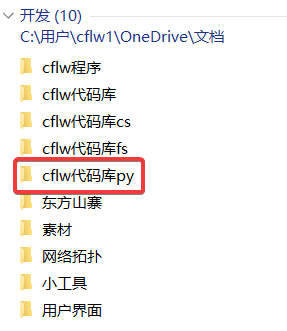
#> input picture 文档/图片/使用说明1.png, 287 x 331 px
$ python '图片提取水印.py' '../文档/图片/使用说明1.png'
#> lines starting #> are read from the running program, lines starting #| are printed output that depends on the picture
### cflw代码库py/cflw图像.py
import enum
import functools
from PIL import Image, ImageDraw	#pillow
from . import cflw数学 as 数学
from . import cflw数学_向量 as 向量
from . import cflw数学_图形 as 图形
class E定位(enum.IntEnum):
	e左上 = enum.auto()
	e中上 = enum.auto()
	e右上 = enum.auto()
	e左中 = enum.auto()
	e中间 = enum.auto()
	e右中 = enum.auto()
	e左下 = enum.auto()
	e中下 = enum.auto()
	e右下 = enum.auto()
class E寻址(enum.IntEnum):
	e环绕 = enum.auto()
	e镜面 = enum.auto()
	e夹取 = enum.auto()
	e颜色 = enum.auto()
class E采样(enum.IntEnum):
	e最近点 = enum.auto()
	e线性 = enum.auto()
class C模式:
	c二值 = "1"
	c灰度 = "L"
	c红绿蓝 = "RGB"
	c红绿蓝阿 = "RGBA"
	c印刷四色 = "CMYK"
	rgb = "RGB"
	rgba = "RGBA"
	cmyk = "CMYK"
c水印掩码 = 3
c水印透明度 = 0.05
# [8 lines left out: functions fe坐标, fc图像, not called in this run]
def F坐标到索引(a尺寸: tuple):
	return lambda x, y: int(y * a尺寸[0] + x)
#===============================================================================
# 简单计算
#===============================================================================
#像素
def f双像素运算m(a像素0: tuple, a像素1: tuple, af运算s):
	return tuple(af运算s(v像素1, v像素2) for v像素1, v像素2 in zip(a像素0, a像素1))
def F双像素运算m(a像素0: tuple, a像素1: tuple, af运算s):
	return functools.partial(f双像素运算m, af运算s = af运算s)
def f单像素运算m(a像素: tuple, af运算s):
	return tuple(af运算s(v像素) for v像素 in a像素)
def F单像素运算m(a像素: tuple, af运算s):
	return functools.partial(f单像素运算m, af运算s = af运算s)
#类型转换
# [25 lines left out: functions ft尺寸, ft颜色, not called in this run]
#===============================================================================
# 像素读写
#===============================================================================
def f像素写m(a像素: tuple, a写: tuple, a掩码: int):
	"多通道"
	return f双像素运算m(a像素, a写, functools.partial(f像素写s, a掩码 = a掩码))
def f像素写s(a像素: int, a写: int, a掩码: int):
	"单通道"
	return (a像素 & ~a掩码) | (a写 & a掩码)
def f像素读m(a像素: tuple, a掩码: int):
	"多通道"
	return f单像素运算m(a像素, functools.partial(f像素读s, a掩码 = a掩码))
def f像素读s(a像素: int, a掩码: int):
	"单通道"
	return a像素 & a掩码
def f颜色缩小m(a像素: tuple, a掩码: int):
	"多通道"
	return f单像素运算m(a像素, functools.partial(f颜色缩小s, a掩码 = a掩码))
def f颜色缩小s(a像素: int, a掩码: int):
	"单通道"
	return a像素 // (256 // (a掩码 + 1))
def f颜色放大m(a像素: tuple, a掩码: int):
	"多通道"
	return f单像素运算m(a像素, functools.partial(f颜色放大s, a掩码 = a掩码))
def f颜色放大s(a像素: int, a掩码: int):
	"单通道"
	return a像素 * 255 // a掩码
#===============================================================================
# 二维图像计算
#===============================================================================
def f对(af0, af1, a: tuple):
	return af0(a[0]), af1(a[1])
def f内(a坐标: int, a尺寸: int):
	return a坐标 if 数学.fi限制内(a坐标, 0, a尺寸 - 1) else None
# [16 lines left out: function f计算偏移, not called in this run]
def F寻址_相对(a偏移: tuple):
	"给定新尺寸坐标, 计算出原尺寸坐标"
	return lambda x, y: (x - a偏移[0], y - a偏移[1])
# [30 lines left out: functions F寻址_环绕, F寻址_镜面, F寻址_夹取, F寻址_颜色, F取像素, not called in this run]
#===============================================================================
# 混合,像素必需是rgba字节整数格式
#===============================================================================
def f颜色混合_正常(c0: int, a0: int, c1: int, a1: int):
	return c0 * (255 - a1) // 255 + c1 * a1 // 255
def f颜色混合_叠加(c0: int, a0: int, c1: int, a1: int):
	return (c0 * a0 // 255 + c1 * a1 // 255) % 255
def f颜色混合_叠底(c0: int, a0: int, c1: int, a1: int):
	return (c0 * a0 // 255 - c1 * a1 // 255) % 255
# [8 lines left out: function f像素混合, not called in this run]
def f像素混合_正常(a像素0: tuple, a像素1: tuple):
	return f像素混合(a像素0, a像素1, f颜色混合_正常, max)
def f像素混合_叠加(a像素0: tuple, a像素1: tuple):
	return f像素混合(a像素0, a像素1, f颜色混合_叠加, max)
def f像素混合_叠底(a像素0: tuple, a像素1: tuple):
	return f像素混合(a像素0, a像素1, f颜色混合_叠底, max)
#===============================================================================
# 通用图像处理
#===============================================================================
# [23 lines left out: functions f调整画布大小, f平铺图像, not called in this run]
def f调整图像大小(a图像, a尺寸, a采样 = E采样.e线性):
	raise NotImplementedError()
# [25 lines left out: functions f单图像像素运算, f双图像像素运算_顺序, f双图像像素运算_对齐, not called in this run]
#===============================================================================
# 特殊图像处理
#===============================================================================
def f添加最低有效位水印(a图像, a水印, a掩码 = c水印掩码):
	return f双图像像素运算_顺序(a图像, a水印, lambda a像素, a写: f像素写m(a像素, f颜色缩小m(a写, a掩码), a掩码))
def f提取最低有效位水印(a图像, a掩码 = c水印掩码):
	return Image.eval(a图像, lambda a像素: f颜色放大s(f像素读s(a像素, a掩码), a掩码))
# [11 lines left out: function f添加透明水印, not called in this run]

### cflw代码库py/cflw数学_向量.py
import math
from . import cflw数学 as 数学
from . import cflw数学_矩阵 as 矩阵
#===============================================================================
# 任意向量
#===============================================================================
class S向量:
	def __init__(self, n, *t):
		self.m值 = list(t)
# [11 lines left out: function fc向量, not called in this run]
#===============================================================================
# 向量2
#===============================================================================
class S向量2:
	def __init__(self, ax = 0, ay = 0):
		self.x = ax
		self.y = ay
	def __str__(self):
		return "(" + str(self.x) + ", " + str(self.y) + ")"
	@staticmethod
	def fc方向r(a大小, a方向):
		return S向量2(math.cos(a方向) * a大小, math.sin(a方向) * a大小)
	# [38 lines left out: functions fc方向d, __add__, __sub__, __mul__, __truediv__, not called in this run]
	def fg大小(self):
		return math.hypot(self.x, self.y)
	def fg方向r(self):
		return math.atan2(self.y, self.x)
	def fg方向d(self):
		return math.degrees(self.fg方向r())
	# [8 lines left out: functions fg到点距离, fg到点方向r, not called in this run]
	def fg到点方向d(self, a点):
		return math.degrees(self.fg到点方向r(a点))
	# [8 lines left out: functions fs大小, fs方向r, not called in this run]
	def fs方向d(self, a方向):
		self.fs方向r(math.radians(a方向))
	def f点乘(self, a向量):
		return self.x * a向量.x + self.y * a向量.y
	def ft向量3(self, az = 0):
		return S向量3(self.x, self.y, az)
	def ft向量4(self, az = 0, aw = 0):
		return S向量4(self.x, self.y, az, aw)
	def ft元组(self):
		return (self.x, self.y)
	def ft极向量2(self):
		return S极向量2.fc直角(self.x, self.y)
	m大小 = property(fg大小, fs大小, None, "向量大小")
	m方向r = property(fg方向r, fs方向r, None, "向量方向(弧度)")
	m方向d = property(fg方向d, fs方向d, None, "向量方向(度)")
S向量2.c零 = S向量2(0, 0)
#===============================================================================
# 向量3
#===============================================================================
class S向量3:
	def __init__(self, ax = 0, ay = 0, az = 0):
		self.x = ax
		self.y = ay
		self.z = az
	# [11 lines left out: functions __add__, __mul__, not called in this run]
	def fg大小(self):
		return 数学.f平方和的平方根(self.x, self.y, self.z)
	# [5 lines left out: function fs大小, not called in this run]
	def f点乘(self, a向量):
		return self.x * a向量.x + self.y * a向量.y + self.z * a向量.z
	# [6 lines left out: function f叉乘, not called in this run]
	def ft向量2(self):
		return S向量2(self.x, self.y)
	def ft向量4(self, aw = 0):
		return S向量4(self.x, self.y, self.z, aw)
	def ft元组(self):
		return (self.x, self.y, self.z)
	m大小 = property(fg大小, fs大小, None, "向量大小")
S向量3.c零 = S向量3(0, 0, 0)
#===============================================================================
# 向量4
#===============================================================================
class S向量4:
	def __init__(self, ax = 0, ay = 0, az = 0, aw = 0):
		self.x = ax
		self.y = ay
		self.z = az
		self.w = aw
	# [45 lines left out: functions __mul__, __getitem__, __setitem__, __iter__, not called in this run]
	def fg大小(self):
		return 数学.f平方和的平方根(self.x, self.y, self.z, self.w)
	# [6 lines left out: function fs大小, not called in this run]
	def f点乘(self, a向量):
		return self.x * a向量.x + self.y * a向量.y + self.z * a向量.z + self.w * a向量.w
	def ft向量2(self):
		return S向量2(self.x, self.y)
	def ft向量3(self):
		return S向量3(self.x, self.y, self.z)
	def ft元组(self):
		return (self.x, self.y, self.z, self.w)
	m大小 = property(fg大小, fs大小, None, "向量大小")
S向量4.c零 = S向量4(0, 0, 0, 0)
#===============================================================================
# 极向量2
#===============================================================================
class S极向量2:
	"用极坐标表示的向量"
	def __init__(self, ar, at):
		self.r = ar
		self.t = at
	# [19 lines left out: functions fc直角, __add__, __mul__, not called in this run]
	def ft向量2(self):
		return S向量2.fc方向r(self.r, self.t)

### cflw代码库py/cflw数学_图形.py
import math
from . import cflw数学 as 数学
#===============================================================================
# 颜色转换
#===============================================================================
def f红绿蓝到平均f(r: float, g: float, b: float):
	return (r + g + b) / 3
def f红绿蓝到平均b(r: int, g: int, b: int):
	return (r + g + b) // 3
def f红绿蓝到灰度f(r: float, g: float, b: float):
	return r * 0.299 + g * 0.587 + b * 0.114
def f红绿蓝到灰度b(r: int, g: int, b: int):
	return (r*76 + g*150 + b*30) >> 8
#===============================================================================
# 颜色
#===============================================================================
class S颜色:
	def __init__(self, r = 0, g = 0, b = 0, a = 1):
		self.r = float(r)
		self.g = float(g)
		self.b = float(b)
		self.a = float(a)
	# [77 lines left out: functions fc红绿蓝全彩, fc色环, fc三基色环, fc彩虹, __getitem__, __setitem__, not called in this run]
	def __eq__(self, a):
		return self.r == a.r and self.g == a.g and self.b == a.b and self.a == a.a
	def __ne__(self, a):
		return self.r != a.r or self.g != a.g or self.b != a.b or self.a != a.a
	# [17 lines left out: functions __mul__, f分量乘, fe分量, not called in this run]
	def ft元组rgba(self):
		"""包含rgba"""
		return (self.r, self.g, self.b, self.a)
	def ft元组rgb(self):
		"""包含rgb"""
		return (self.r, self.g, self.b)
	def fg灰度(self):
		return f红绿蓝到灰度f(self.r, self.g, self.b)
	ft元祖 = ft元组rgba
S颜色.c白 = S颜色(1, 1, 1, 1)
S颜色.c黑 = S颜色(0, 0, 0, 1)
S颜色.c红 = S颜色(1, 0, 0, 1)
S颜色.c橙 = S颜色(1, 0.5, 0, 1)
S颜色.c黄 = S颜色(1, 1, 0, 1)
S颜色.c绿 = S颜色(0, 1, 0, 1)
S颜色.c青 = S颜色(0, 1, 1, 1)
S颜色.c蓝 = S颜色(0, 0, 1, 1)
S颜色.c紫 = S颜色(1, 0, 1, 1)

### 程序/图片提取水印.py
import sys
import pathlib
from PIL import Image	#pillow
import cflw代码库py.cflw图像 as 图像
def main():
	v图像路径 = sys.argv[1]
	v图像 = Image.open(v图像路径)
#> v图像 is the input picture: PIL image 287x331 RGBA; mean R, G, B, A 245.5, 242.7, 241.8, 255
	#处理
	v图像 = 图像.f提取最低有效位水印(v图像)
#> in f提取最低有效位水印, `return Image.eval(a图像, lambda a像素: f颜色放大s(f像素读s(a像素, a掩码), a掩码))`:
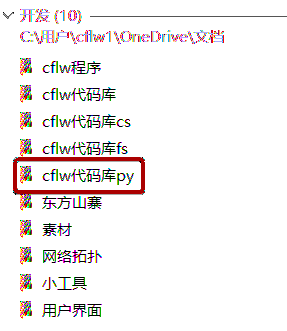
#> returned value: PIL image 287x331 RGBA; mean R, G, B, A 244, 240.4, 240.1, 255
	#保存
	v保存路径0 = pathlib.PurePath(v图像路径)
	v保存路径1 = pathlib.Path(v保存路径0.parent) / f"{v保存路径0.stem}_提取水印.png"
	print(f"保存到: {v保存路径1}")
	v图像.save(v保存路径1)
if __name__ == "__main__":
	main()
